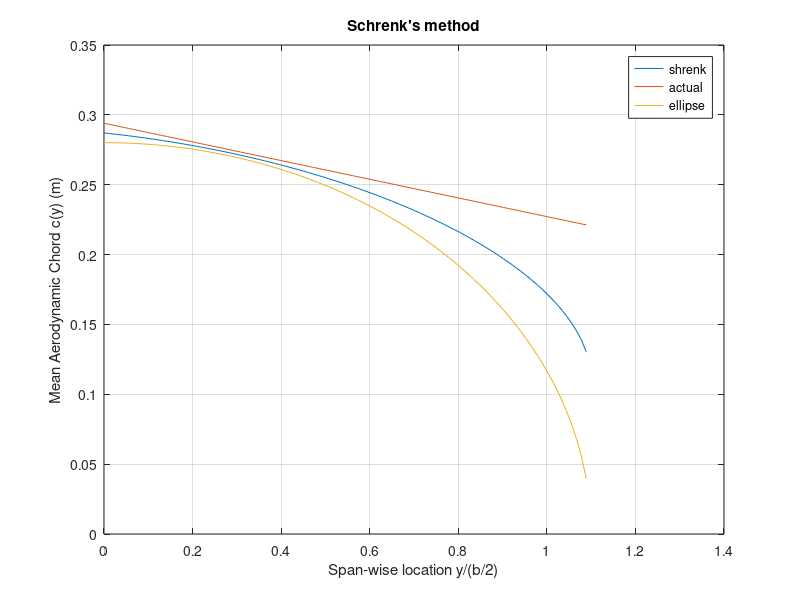

This figure's MATLAB source:
% Our parameters of our UAV
AR = 10;
e = 0.79;
S = 0.484;
b = 2.2;
chord_root = 0.294;
chord_tip = 0.147;
step_size = b/200;

% Chord Distribution of an equivalent(span and area same) Elliptic Distribution
c_ellipse = [];
for i = 1:100
    y = (i-1)*step_size;
    c_ellipse(i) = (4*S/(pi*b))*sqrt(1 - (2*y/b)^2);
end
c_ellipse;

% Chord Distribution of our designed UAV
c_actual = [];
for i = 1:100
    y = (i-1)*step_size;
    c_actual(i) = chord_root + ((chord_root - chord_tip)/(0-b))*y;
end

% Shrenk's Method Chord Distribution:
c_shrenk = (c_actual + c_ellipse)*0.5;
X = 0:step_size:b/2-step_size;
plot(X,c_shrenk)
hold on  
plot(X,c_actual)
plot(X,c_ellipse)
legend('shrenk','actual','ellipse');

xlabel("Span-wise location y/(b/2)");
ylabel("Mean Aerodynamic Chord c(y) (m)");
title("Schrenk's method")

hold off
grid on